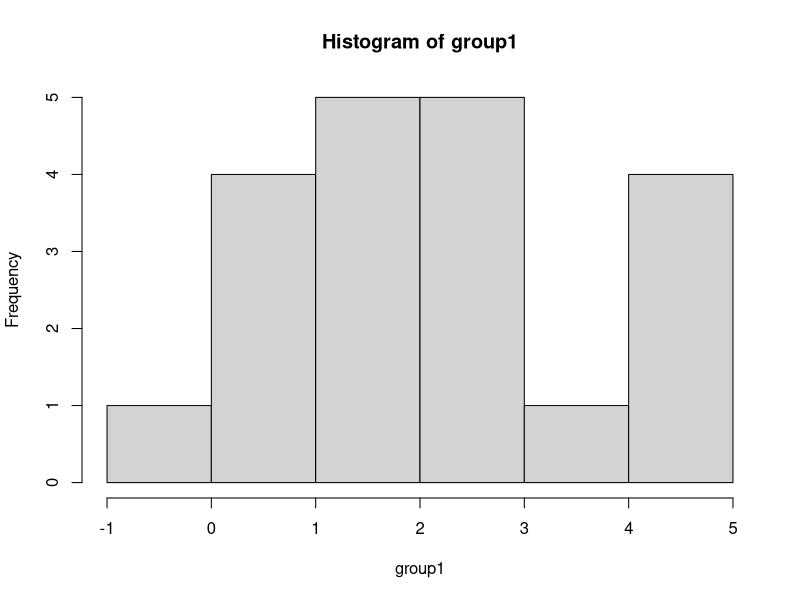
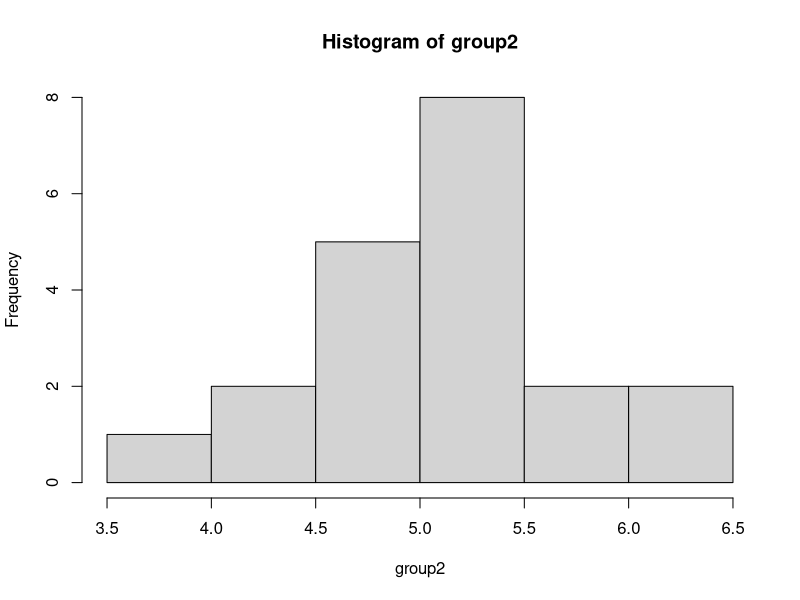
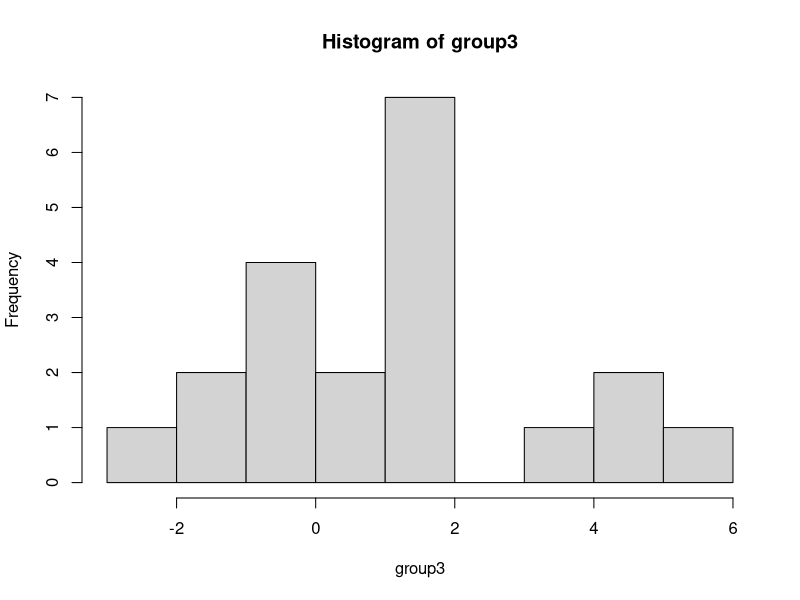
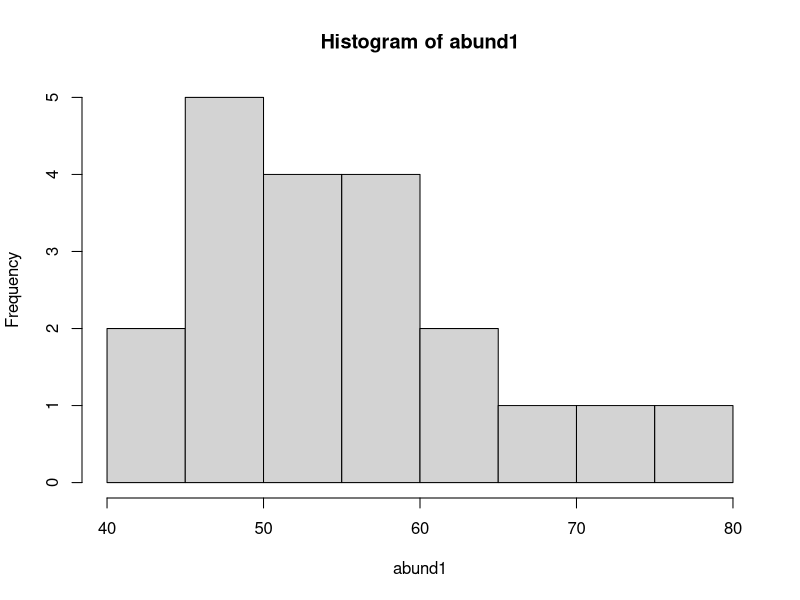
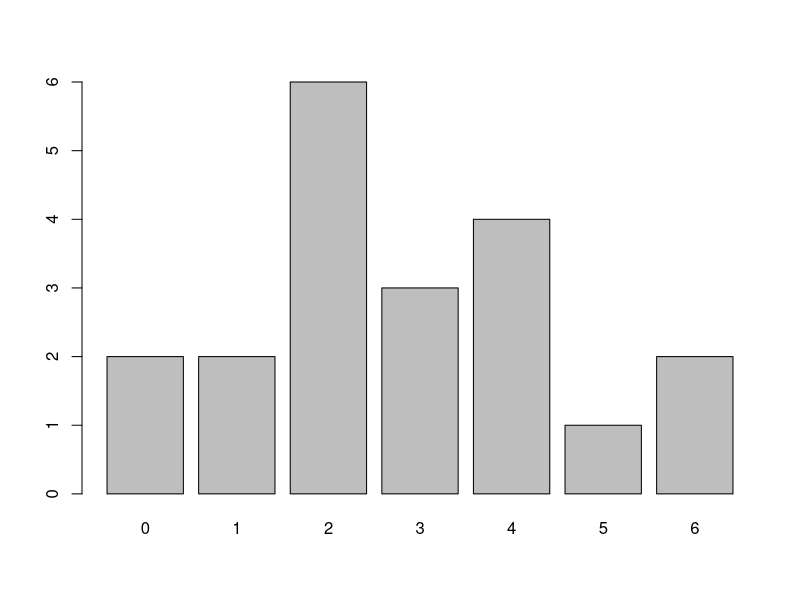
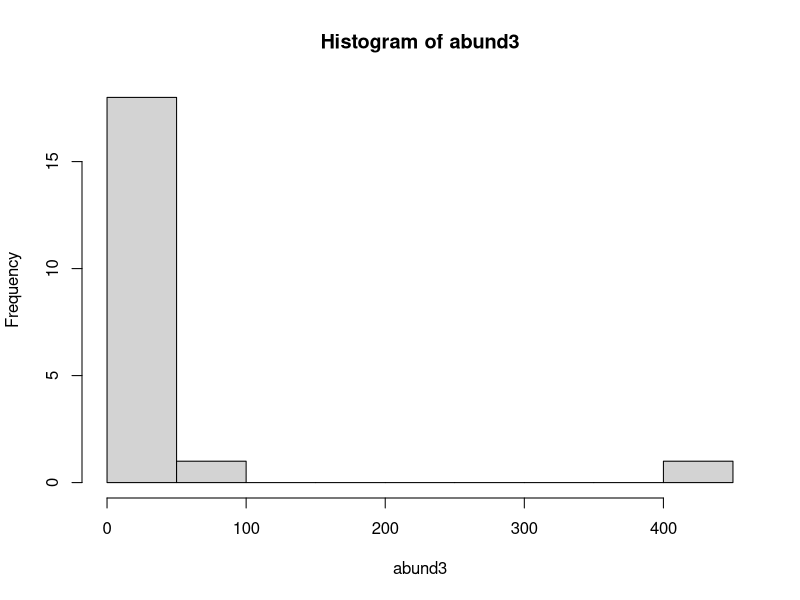

Source code (R) for these figures, in order:
# Data Simulation Tutorial
# 16 March 2022
# GGB 

library(boot)

# why sim data?
# save time: write parts of code before you have data
# baseline for comparisons: checking assumptions in your data
# Test new stats techniques

# Part 1: Normal distributed data --------------
# Start with groups of data 
# for t-tests or ANOVA

# simulate groups with 20 observations
group1 <- rnorm(n=20, mean = 2, sd = 1)
hist(group1)

# change some parameters:
group2 <- rnorm(n = 20, mean = 5, sd = 1)
group3 <- rnorm(n= 20, mean = 2, sd = 3)

hist(group2)
hist(group3)

# Sim data for a linear regression
# two continuous normal variables 
# start simple: assume an intercept of 0
# call the slope beta1
# x is the predictor variable

# start with constant slope:
beta1 <- 1

# our predictor variable is normally distributed 
x <- rnorm(n=20)

# linear model
y <- beta1*x

# you can play with different slopes:
beta1 <- 1.5
y <- beta1*x

# you can also add an intercept:
beta0 <- 2
y <- beta0 + beta1*x


# Part 2: Abundance/cout data

# option 1: data are normal-ish
# use round() to remove decimals

abund1 <- round(rnorm(n = 20, mean = 50, sd = 10))
hist(abund1)

# option 2: poisson distribution 
abund2 <- rpois(n = 20, lambda = 3) # lambda describes poisson distribution and is like an expected count
barplot(table(abund2)) # table function counts the number of each value

# Sometimes the environment affects counts - 
# to account for that, first create our lambdas 
# then use lambdas to simulate counts 

# use a regression to get initial values 
# x is the environmental affect 
pre.lambda <- beta0 + beta1*x

# use inverse log to make lambdas positive
lambda <- exp(pre.lambda)

# use created lambda values to get counts 
abund3 <- rpois(n=20, lambda = lambda)
hist(abund3)

# Part 3: occupancy, presence/absence data -----------
# option 1: getting probs from a beta distribution 
probs <- rbeta(n=20, shape = 1, shape2 = 1)
occ1 <- rbinom(n=20, size = 1, prob = probs)
print(occ1)

# Option 2: occupancy with a covariate
# similar to above, except we're generating probs, not lambdas

pre.probs <- beta0 + beta1*x
print(pre.probs)

# convert to 0-1 scale:
psi <- inv.logit(pre.probs)

# create new occupancy data:
occ2 <- rbinom(n=20, size = 1, prob = psi)
print(occ2)
